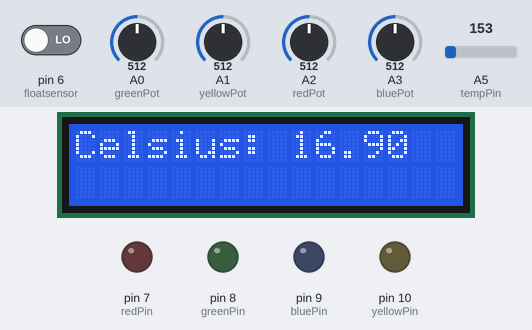
Recording of a sketch running on a simulated Arduino Uno, built with avr-gcc and run on an emulated ATmega328P. Parts: 16×2 character LCD, output pins drawn as LEDs (lit = HIGH). The test bench sets the inputs (shaded band); at power-on: A5 (tempPin) = 153, pin 6 (floatsensor) LOW, A0 (greenPot) = 512, A1 (yellowPot) = 512, A2 (redPot) = 512, A3 (bluePot) = 512.

Above: at 1.2 s.
1.3 s: A5 (tempPin) set to 165
At 13.2 s:
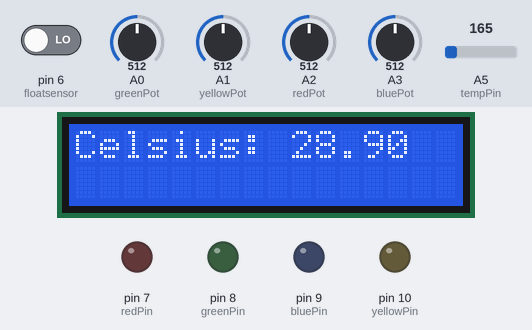
13.5 s: A5 (tempPin) set to 175
At 25.2 s:
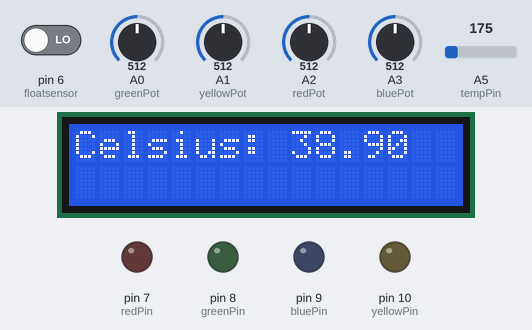
25.5 s: A5 (tempPin) set to 191
At 37.5 s:
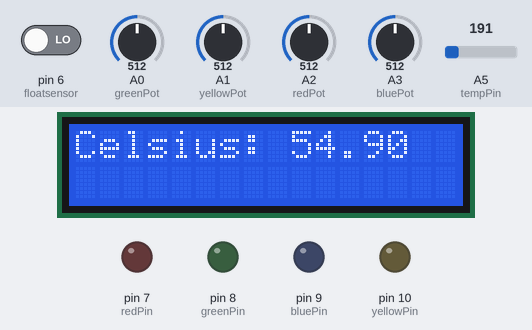
Timing chart, 0 to 39.0 s (numbered marks = the images above; inputs shaded):
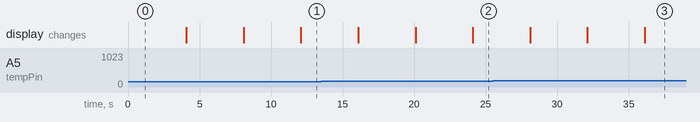

The sketch:

hidie_main.ino
```cpp
float celsius = 0;
int waterlevel = 0;
char light = 'auto';

void setup(){
   Serial.begin(9600);// 9600
   floatSetup();
   lightSetup();
   tempSetup();
   lcdSetup();

}

void loop(){
  light = 'manual';
  if(light == 'l'){
    lightControl();
    }

  celsius = readTemp(celsius);
  waterlevel = readWaterLevel(waterlevel);
  displayData(celsius, waterlevel, light);

}
```

display.ino
```cpp
//De lcd moet compatible zijn met de  Hitachi HD44780 driver
//1x16 LCD display will have one row of sixteen characters
//4x20 LCD display will have four rows with twenty characters in each.
//gnd (first pin from left to right)
//VCC = powerPin (second pin is 5 V)
//Vo = contrastPin (3e)
//RS = commandOrCharacterspin (4e)
//R/W = readOrWritePin (5e)
//enablePin(6e)
//DO-D7(7e tot 14e)
//anode = lightPin (15e)
//cathode = lightPin (16e)

#include <LiquidCrystal.h>

const int rsPin = 12;
const int enablePin = 11;
const int d4 = 5;
const int d5 = 4;
const int d6 = 3;
const int d7 = 2;

LiquidCrystal lcd(rsPin,enablePin,d4,d5,d6,d7);

void lcdSetup(){
  lcd.begin(16,2);//dimesies van de lcd
  lcd.clear();
  }

void displayData(float temp,int waterlevel, char light){
  lcd.print("Celsius: ");
  lcd.print(temp);
  delay(4000); //how to delay the lcd only
  lcd.clear();

  if(waterlevel == 1){
    lcd.print("Er is NIET      ");
    lcd.setCursor(0,1);
    lcd.print("genoeg water");
    }
  else{
    lcd.print("Er is  ");
    lcd.setCursor(0,1);
    lcd.println("genoeg water    ");
    }
  delay(4000);
  lcd.clear();

  lcd.print("Light is on ");
  lcd.setCursor(0,1);
  if(light == 'o'){
    lcd.print("AUTO mode");
    }
  else{
    lcd.print("MANUAL mode");
    }
  delay(4000);
  lcd.clear();
  }
```

float_sensor.ino
```cpp
// IMPORTANT replace all brackets to left or right brackets to get code to work

const int floatsensor = 6;


void floatSetup()
{

  pinMode(floatsensor, INPUT);

}

int readWaterLevel(int water){
  water = digitalRead(floatsensor);
  return water;
  }
```

spectrumAuto.ino
```cpp
const int redPin = 7; // x4
const int greenPin = 8; // x4
const int bluePin = 9; // x4
const int yellowPin = 10; // x1

void lightSetup(){
    pinMode(redPin, OUTPUT);
    pinMode(bluePin, OUTPUT);
    pinMode(greenPin, OUTPUT);
    pinMode(yellowPin, OUTPUT);

    digitalWrite(redPin, LOW);
    digitalWrite(bluePin, LOW);
    digitalWrite(greenPin, LOW);
    digitalWrite(yellowPin, LOW);
    }


void farRed(){
  digitalWrite(redPin, HIGH);
  digitalWrite(bluePin, LOW);
  }

void deepBlue(){
  digitalWrite(redPin, LOW);
  digitalWrite(bluePin, HIGH);
  }

void hyperRed(){
  digitalWrite(redPin, HIGH);
  }
```

spectrumManual.ino
```cpp
//Potentiometer moet ANALOGE aangesloten worden.
//notes only.
const int greenPot = A0;
const int yellowPot = A1;
const int redPot = A2;
const int bluePot = A3;

int greenOutput = 0;
int yellowOutput = 0;
int redOutput = 0;
int blueOutput = 0;


void lightControl(){
  greenOutput = analogRead(greenPot);
  yellowOutput = analogRead(yellowPot);
  redOutput = analogRead(redPot);
  blueOutput = analogRead(bluePot);
 }
```

temprature.ino
```cpp
const int tempPin = A5;


 void tempSetup() {

  pinMode(tempPin, INPUT);

 }

float readTemp(float temp){
  int output = analogRead(tempPin); //151
  temp = output - 151;
  temp += 14.9; //5 afgehaald omdat temp aan binnekant zit


  //Serial.println(celsius);
  return temp;
  }


//Formula you should be using might be T(C)=(vout(mv)-500)/10, as done in the arduino screen: a voltage of 0.61V corresponds to 11.C, but what was your temperature reference showing? did you measure the voltage with your multimeter?
```
